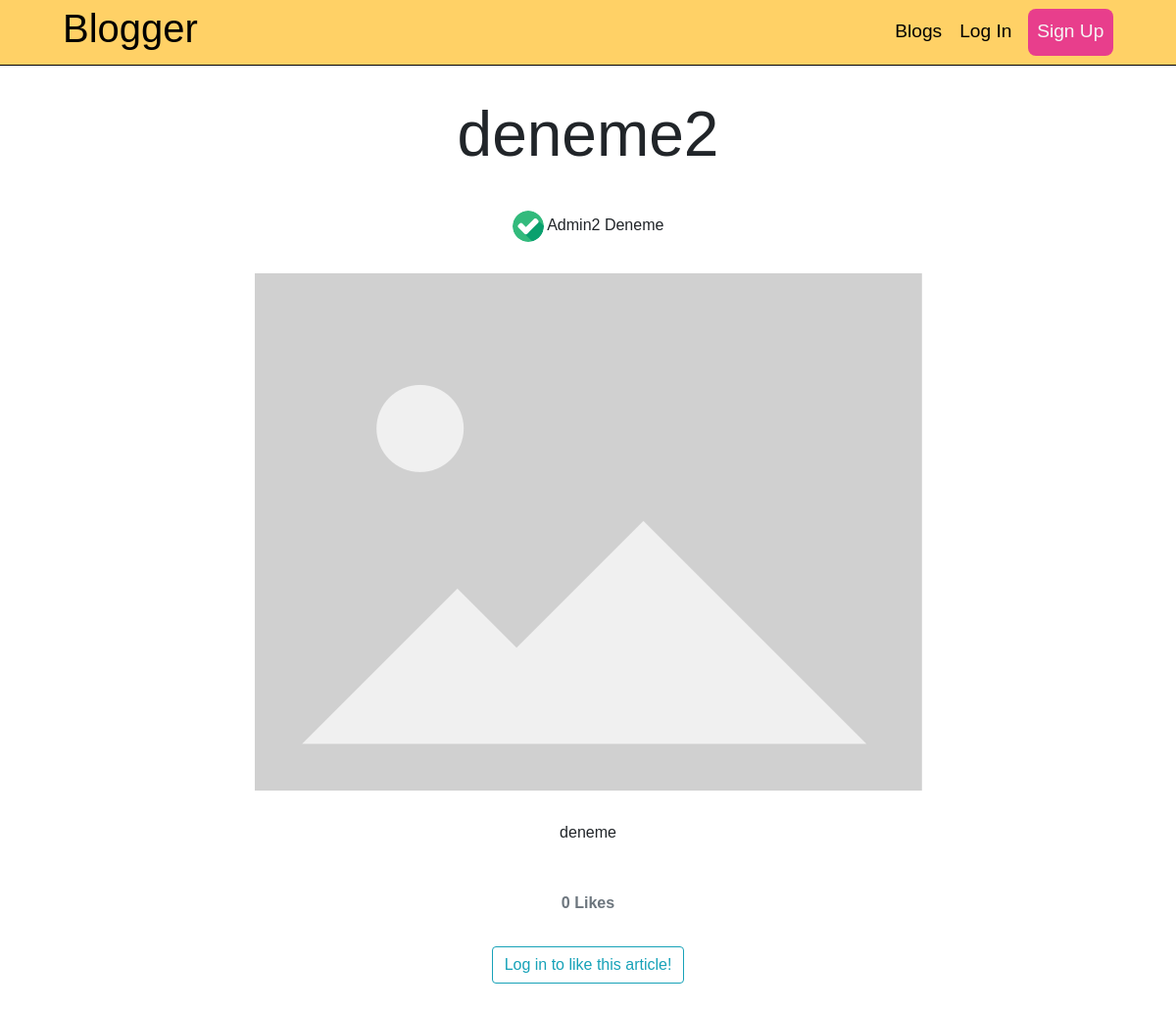
The app's page /blog/deneme2 with its own data.
### blog/models.py (models this page shows, shortened)
class Post(models.Model):
    class Status(models.TextChoices):
        DRAFT = 'DF', 'Draft'
        PUBLISHED = 'PB', 'Published'
    title = models.CharField(max_length=250)
    photo = models.ImageField(upload_to='blog_photos/%Y/%m/%d/',
                              blank=True)
    slug = models.SlugField(max_length=250,null=True,unique=True)
    author = models.ForeignKey(User,
                               on_delete=models.CASCADE,
                               blank=False
                               )
    body = models.TextField()
    publish = models.DateTimeField(default=timezone.now)
    created = models.DateTimeField(auto_now_add=True)
    updated = models.DateTimeField(auto_now=True)
    status = models.CharField(
        max_length=2, choices=Status.choices, default=Status.DRAFT)
    likes = models.ManyToManyField(User, blank=True, related_name="blog_posts")
    class Meta:
        ordering = ['-publish']
        indexes = [
            models.Index(fields=['-publish']),
        ]
    def number_of_likes(self):
        return self.likes.count()

### user/models.py (models this page shows, shortened)
class Profile(models.Model):
    user = models.OneToOneField(settings.AUTH_USER_MODEL,
                                on_delete=models.CASCADE)
    about_me = models.CharField(max_length=256,default='Hi, I am using Blogger.')
    date_of_birth = models.DateField(blank=True, null=True)
    photo = models.ImageField(upload_to='users/%Y/%m/%d/',
                              blank=True)

### blog/views.py (the view)
# urls.py: path("blog/<slug:slug>", PostDetailView.as_view(), name="post_detail"),
class PostDetailView(DetailView):
    model = Post
    template_name = "post_detail.html"
    def get_context_data(self, **kwargs):
        data = super().get_context_data(**kwargs)
        likes_connected = get_object_or_404(Post, slug=self.kwargs['slug'])
        liked = False
        if likes_connected.likes.filter(id=self.request.user.id).exists():
            liked = True
        data['number_of_likes'] = likes_connected.number_of_likes()
        data['post_is_liked'] = liked
        return data

### blog/templates/post_detail.html (shortened to what this page needs)
{% extends 'master.html' %} {% load static %} {% block head %}
<link rel="stylesheet" href="https://cdn.jsdelivr.net/npm/bootstrap@4.6.2/dist/css/bootstrap.min.css">
{% endblock %} {% block content %}
    <div id="container">
        <h1 id="title">{{ object.title }}</h1>
        <div>
          <a href="{% url 'profile-username' username=object.author.username %}">
          {% if object.author.profile.photo %}
            <img style="border-radius: 50%;" width="32" height="32" src="{{object.author.profile.photo.url}}" alt="User Photo" />
          {% else %}
            <img width="32" height="32" style="border-radius: 50%;" src="{% static 'avatar.jpg' %}" alt="User Photo" />
          {% endif %}
          </a>
          <span>{{ object.author.first_name}} {{ object.author.last_name }}</span>
        </div>
        {% if object.photo %}
          <img src="{{object.photo.url}}" width="700" height="278"  alt="Blog Photo" />
        {% else %}
          <img src="{% static 'placeholder.png' %}" alt="Blog Photo" />
        {% endif %}
        <p>{{ object.body }}</p>
        <strong class="text-secondary">{{ number_of_likes }} Like{{ number_of_likes|pluralize }}</strong>
        {% if user.is_authenticated %}
          <form action="{% url 'blogpost_like' object.slug %}" method="POST">
            {% csrf_token %}
            {% if post_is_liked %}
            <button type="submit" name="blogpost_id" value="{{object.slug}}" class="btn btn-info">Unlike</button>
            {% else %}
            <button type="submit" name="blogpost_id" value="{{object.slug}}" class="btn btn-info">Like</button>
            {% endif %}
          </form>
        {% else %}
          <a class="btn btn-outline-info" href="{% url 'login' %}?next={{request.path}}">Log in to like this article!</a><br>
        {% endif %}
    </div>
{% endblock %}

### blog/static/color.css (style rules this page uses)
*:root { --sunglow: #ffd166; --pink: #ef476f; --emerald: #06d6a0; --bg-primary: #fffcf9; }

### blog/templates/post_detail.html (style rules this page uses)
* { box-sizing: border-box; font-family: "Franklin Gothic Medium", "Arial Narrow", Arial, sans-serif; }
body { margin: 0; padding: 0; width: 100%; height: 100%; }
#title { text-align: center; font-size: 4rem; }
#container { display: flex; flex-direction: column; justify-items: flex-start; align-items: center; gap: 2rem; padding: 2rem; }
#container p { text-align: center; line-height: 1.4rem; }

### records on screen
Post: title "deneme2", author.profile.photo (picture), author.first_name "Admin2", author.last_name "Deneme", body "deneme"

### other values on screen
{{ number_of_likes }} "0"
